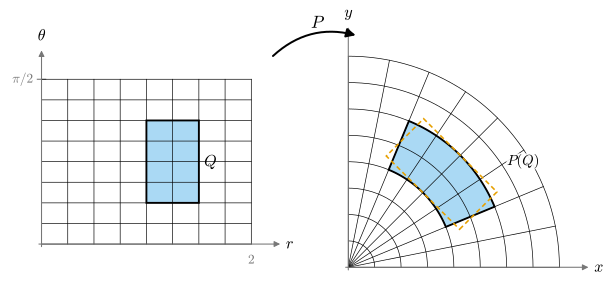

Generate this figure with Python:
"""그림 2.6.1: 극좌표 사상은 작은 칸의 넓이를 |det DP| = r배 한다 (2.6절, 예 2.6.10).

왼쪽: (r, θ) 평면의 직사각형 [0, 2] × [0, π/2]를 Δr = 1/4, Δθ = π/16 칸으로 나눈 격자.
      강조한 직사각형 Q = [1, 3/2] × [π/8, 3π/8] (하늘색, 격자 칸 2 × 4개), 중심 c = (5/4, π/4).
오른쪽: 격자의 P에 의한 상(사분원판의 극좌표 격자)과 P(Q)(하늘색 부채꼴 칸).
      주황 점선: 중심에서의 선형근사 P(c) + DP(c)(Q - c) (평행사변형).
      넓이: area P(Q) = (r2² - r1²)(θ2 - θ1)/2 = (5/4)(1/2)(π/4) = 5π/32 = |det DP(c)| vol Q.

실행: 프로젝트 루트에서 ``PYTHONPATH=tools python3 chapters/02-calculus-rn/figures/fig-2-6-1-polar-area.py``
"""

import dgfig

dgfig.setup()

import matplotlib.pyplot as plt
import numpy as np
from matplotlib.patches import Polygon

C = dgfig.COLORS
LW = dgfig.LW
TS = 1.0

dr, dt = 0.25, np.pi / 16
r1, r2 = 1.0, 1.5
t1, t2 = 2 * dt, 6 * dt
c = np.array([(r1 + r2) / 2, (t1 + t2) / 2])


def P(r, t):
    return np.array([r * np.cos(t), r * np.sin(t)])


DPc = np.array([[np.cos(c[1]), -c[0] * np.sin(c[1])], [np.sin(c[1]), c[0] * np.cos(c[1])]])


def shoelace(pts):
    x, y = pts[:, 0], pts[:, 1]
    return 0.5 * abs(np.dot(x, np.roll(y, -1)) - np.dot(y, np.roll(x, -1)))


# 부채꼴 칸의 경계를 촘촘히 잡아 넓이 확인 (자기검사, §12.1)
s = np.linspace(0, 1, 4000)
cell = np.concatenate([
    np.array([P(r1 + (r2 - r1) * a, t1) for a in s]),
    np.array([P(r2, t1 + (t2 - t1) * a) for a in s]),
    np.array([P(r2 - (r2 - r1) * a, t2) for a in s]),
    np.array([P(r1, t2 - (t2 - t1) * a) for a in s]),
])
exact = 5 * np.pi / 32
assert abs(shoelace(cell) - exact) < 1e-6
assert abs((r2 ** 2 - r1 ** 2) * (t2 - t1) / 2 - exact) < 1e-15
assert abs(abs(np.linalg.det(DPc)) * (r2 - r1) * (t2 - t1) - exact) < 1e-15
corners = np.array([[r1, t1], [r2, t1], [r2, t2], [r1, t2]])
par = np.array([P(*c) + DPc @ (q - c) for q in corners])
assert abs(shoelace(par) - exact) < 1e-12
s = np.linspace(0, 1, 60)                     # 그리기용 (가벼운 SVG)
cell = np.concatenate([
    np.array([P(r1 + (r2 - r1) * a, t1) for a in s]),
    np.array([P(r2, t1 + (t2 - t1) * a) for a in s]),
    np.array([P(r2 - (r2 - r1) * a, t2) for a in s]),
    np.array([P(r1, t2 - (t2 - t1) * a) for a in s]),
])

fig, (axL, axR) = plt.subplots(1, 2, figsize=(6.4, 3.2), gridspec_kw={"width_ratios": [1.05, 1.0]})

ax = axL
ax.set_aspect("equal")
ax.set_axis_off()
ax.annotate("", xy=(2.3, 0), xytext=(-0.05, 0),
            arrowprops=dict(arrowstyle="-|>", color=C["aux"], lw=0.8, mutation_scale=9))
ax.annotate("", xy=(0, np.pi / 2 + 0.3), xytext=(0, -0.05),
            arrowprops=dict(arrowstyle="-|>", color=C["aux"], lw=0.8, mutation_scale=9))
ax.text(2.33, 0, r"$r$", fontsize=12, va="center")
ax.text(0, np.pi / 2 + 0.34, r"$\theta$", fontsize=12, ha="center", va="bottom")
ax.plot([-0.04, 0.04], [np.pi / 2] * 2, color=C["aux"], lw=0.8)
ax.text(-0.08, np.pi / 2, r"$\pi/2$", fontsize=10, ha="right", va="center", color=C["aux"])
ax.text(2.0, -0.09, r"$2$", fontsize=10, ha="center", va="top", color=C["aux"])
ax.add_patch(Polygon(corners, closed=True, facecolor=C["region"], alpha=0.5, lw=0, zorder=1))
for rr in np.arange(0, 2.0 + 1e-9, dr):
    ax.plot([rr, rr], [0, np.pi / 2], color=C["main"], lw=0.5, zorder=2)
for tt in np.arange(0, np.pi / 2 + 1e-9, dt):
    ax.plot([0, 2], [tt, tt], color=C["main"], lw=0.5, zorder=2)
ax.add_patch(Polygon(corners, closed=True, fill=False, edgecolor=C["main"], lw=1.4, zorder=3))
ax.text(r2 + 0.05, (t1 + t2) / 2, r"$Q$", fontsize=12, va="center")
ax.set_xlim(-0.35, 2.45)
ax.set_ylim(-0.3, np.pi / 2 + 0.55)

ax = axR
ax.set_aspect("equal")
ax.set_axis_off()
ax.annotate("", xy=(2.3, 0), xytext=(-0.05, 0),
            arrowprops=dict(arrowstyle="-|>", color=C["aux"], lw=0.8, mutation_scale=9))
ax.annotate("", xy=(0, 2.3), xytext=(0, -0.05),
            arrowprops=dict(arrowstyle="-|>", color=C["aux"], lw=0.8, mutation_scale=9))
ax.text(2.33, 0, r"$x$", fontsize=12, va="center")
ax.text(0, 2.34, r"$y$", fontsize=12, ha="center", va="bottom")
ax.add_patch(Polygon(cell, closed=True, facecolor=C["region"], alpha=0.5, lw=0, zorder=1))
tt = np.linspace(0, np.pi / 2, 200)
for rr in np.arange(dr, 2.0 + 1e-9, dr):
    ax.plot(rr * np.cos(tt), rr * np.sin(tt), color=C["main"], lw=0.5, zorder=2)
for ang in np.arange(0, np.pi / 2 + 1e-9, dt):
    ax.plot([0, 2 * np.cos(ang)], [0, 2 * np.sin(ang)], color=C["main"], lw=0.5, zorder=2)
ax.add_patch(Polygon(cell, closed=True, fill=False, edgecolor=C["main"], lw=1.4, zorder=3))
ax.add_patch(Polygon(par, closed=True, fill=False, edgecolor=C["accent"], lw=1.2, ls=(0, (3, 2)), zorder=4))
pc = P(*c)
ax.text(pc[0] + 0.62, pc[1] + 0.12, r"$P(Q)$", fontsize=11, va="center", bbox=dict(fc="white", ec="none", alpha=0.9, pad=0.4))
ax.set_xlim(-0.2, 2.45)
ax.set_ylim(-0.2, 2.45)

dgfig.map_arrow(fig, axL, axR, r"$P$", xy_from=(0.9, 0.85), xy_to=(0.12, 0.9), rad=-0.3,
                label_offset=(0.0, 0.02))
fig.subplots_adjust(wspace=0.1, left=0.01, right=0.99, top=0.96, bottom=0.02)
dgfig.save(fig, __file__)
